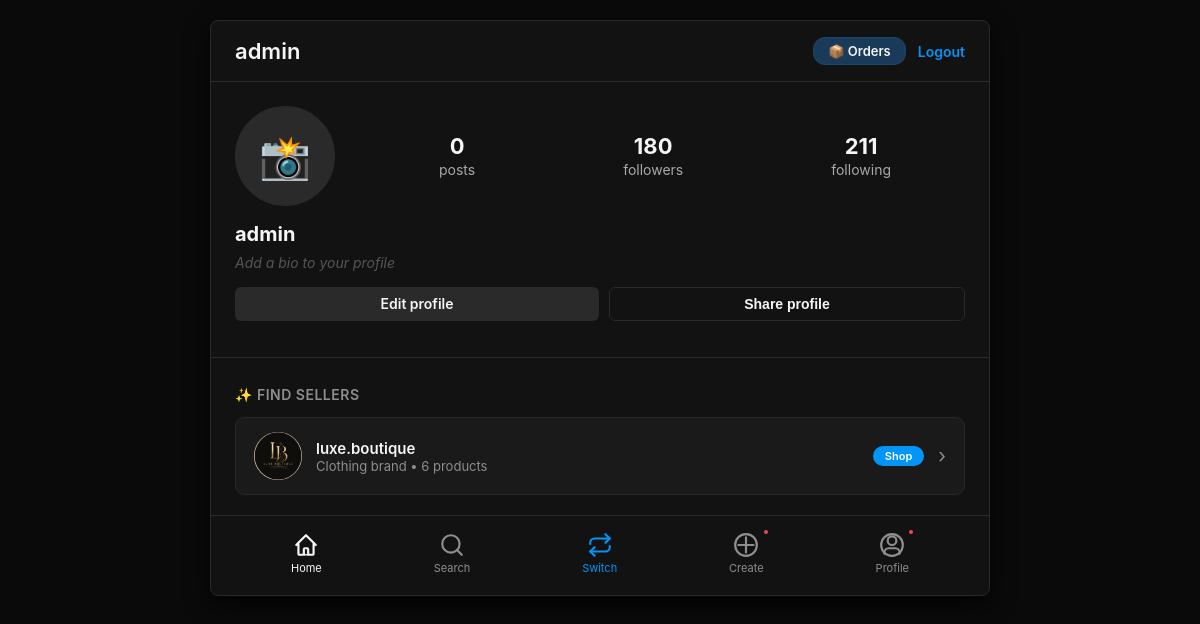
The page /dashboard/ (signed in) on the database as committed earlier.
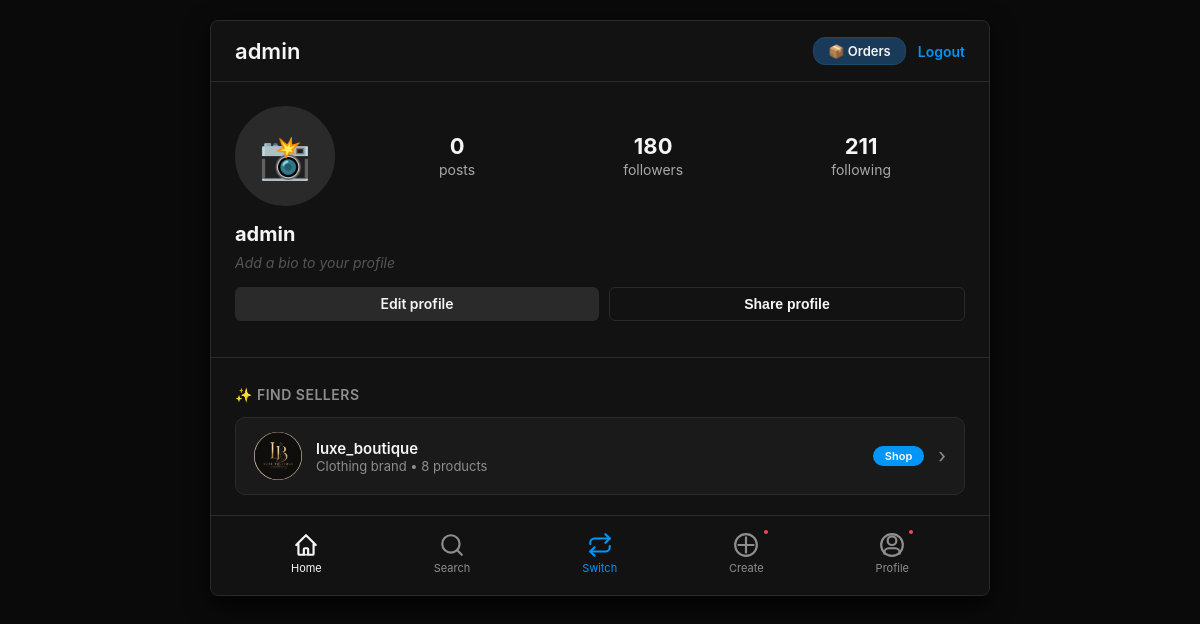
The same page on the database as committed later.
### shop/models.py (models this page shows, shortened)
class User(AbstractUser):
    ROLE_CHOICES = (
        ('buyer', 'Buyer'),
        ('seller', 'Seller'),
    )
    role = models.CharField(max_length=10, choices=ROLE_CHOICES, default='buyer')
    profile_picture = models.ImageField(upload_to='profiles/', blank=True, null=True)
    bio = models.TextField(blank=True, null=True)
    website = models.URLField(blank=True, null=True)
    business_category = models.CharField(max_length=100, blank=True, null=True)
    location = models.CharField(max_length=200, blank=True, null=True)
    phone = models.CharField(max_length=20, blank=True, null=True)

### shop/views.py (the view)
# urls.py: path('dashboard/', views.buyer_dashboard, name='buyer_dashboard'),
@login_required(login_url='login')
def buyer_dashboard(request):
    seller = None
    try:
        seller = User.objects.get(username='luxe.boutique', role='seller')
    except User.DoesNotExist:
        seller = User.objects.filter(role='seller').first()
    context = {
        'user': request.user,
        'profile_user': request.user,          # 👈 who's profile we're showing
        'is_seller_view': False,               # 👈 flag for template
        'seller': seller,
    }
    return render(request, 'shop/buyer_dashboard.html', context)

### shop/context_processors.py (called while the page is built)
def switchable_accounts(request):
    if not request.user.is_authenticated:
        return {'switchable_accounts': []}
    raw = request.COOKIES.get(COOKIE_NAME, '')
    try:
        ids = signing.loads(raw, salt=COOKIE_SALT) if raw else []
        if not isinstance(ids, list):
            ids = []
    except Exception:
        ids = []
    other_ids = [uid for uid in ids if uid != request.user.id]
    users = User.objects.filter(id__in=other_ids)
    return {'switchable_accounts': users}

### shop/templates/shop/buyer_dashboard.html (shortened to what the changed rows need)
{% load static %}
<!DOCTYPE html>
<html>
<head>
</head>
<body>
    <div class="phone-frame">
        <div class="find-sellers">
            {% if seller %}
            <a href="{% url 'shop' %}" class="seller-card">
                {% if seller.profile_picture %}
                    <img src="{{ seller.profile_picture.url }}" alt="{{ seller.username }}" class="seller-pic">
                {% else %}
                    <div class="seller-pic-placeholder">🏪</div>
                {% endif %}
                <div class="seller-info">
                    <div class="seller-name">{{ seller.username }}</div>
                    <div class="seller-desc">
                        {% if seller.business_category %}
                            {{ seller.business_category }}
                        {% else %}
                            Clothing Store
                        {% endif %}
                        • {{ seller.products.count }} products
                    </div>
                </div>
                <span class="seller-badge">Shop</span>
                <span class="seller-arrow">›</span>
            </a>
            {% else %}
            <div class="no-sellers">No sellers available yet.</div>
            {% endif %}
        </div>
    </div>
</body>
</html>

Rows that differ between the two databases and show on the page:
changed User "Clothing brand": username "luxe.boutique" → "luxe_boutique"; products.count "6" → "8"
